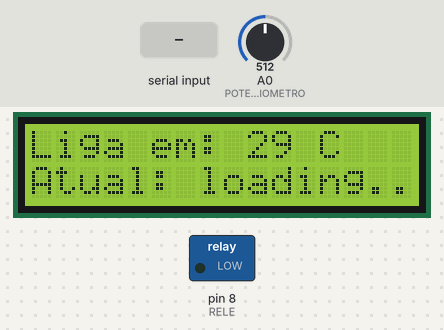
Simulated run of this sketch. Board: Arduino Uno, built with avr-gcc and run on an emulated ATmega328P. On the bench: 16×2 character LCD, switched loads named in the sketch (green lamp = pin HIGH). The inputs (shaded band) are chosen by the test bench; at power-on: A0 (POTENCIOMETRO) = 512. What the sketch prints to the serial monitor is not drawn.

Above: at 1.2 s.
1.3 s: "90,45\n" received over the second serial link
At 3.1 s:
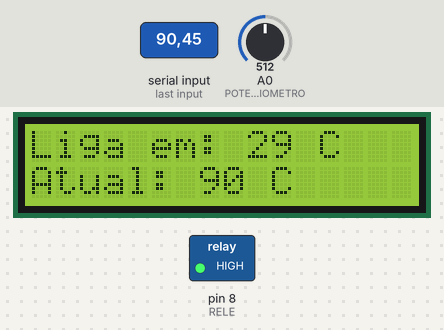
4.1 s: "5\n" received over the second serial link
At 5.6 s:
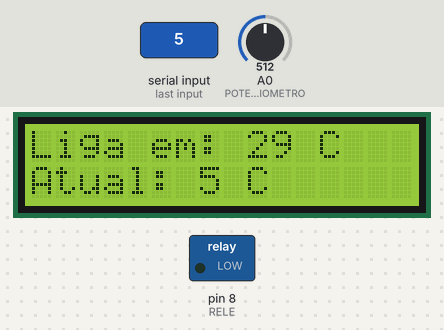
6.7 s: A0 (POTENCIOMETRO) set to 716
At 7.2 s:
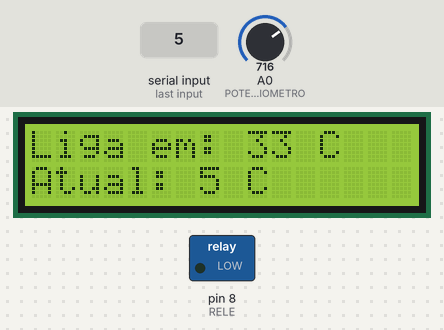
8.2 s: A0 (POTENCIOMETRO) set to 900
At 8.9 s:
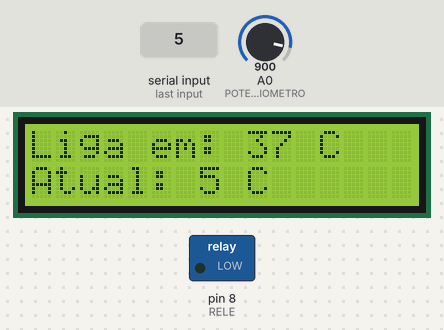
9.8 s: A0 (POTENCIOMETRO) set to 1023
At 10.5 s:
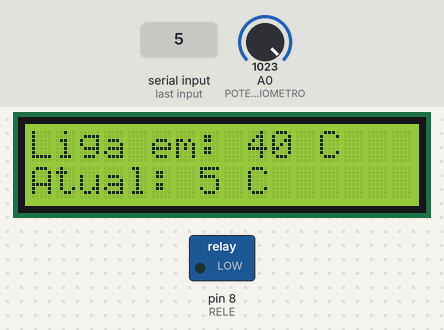
Timing chart, 0 to 12.4 s (numbered marks = the images above; inputs shaded):
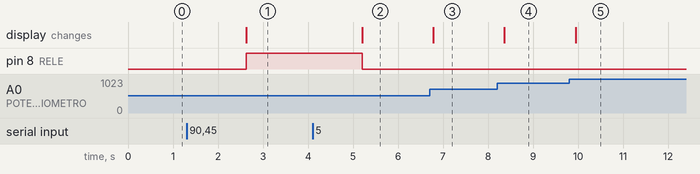

The sketch:

CodigoArduino.ino
```cpp
#include <LiquidCrystal_I2C.h>
#include <SoftwareSerial.h>


// INFORMAÇÕES DO DISPLAY
#define ENDERECO 0x27
#define COLS 16
#define ROWS 2

#define POTENCIOMETRO A0
#define RELE 8

LiquidCrystal_I2C lcd(ENDERECO, COLS, ROWS);
SoftwareSerial ESP_Serial(7, 6); //TX, RX

int tempAtivacao, tempAtivacaoOld, tempAtual, tempAtualOld;
bool tempAtualDefinida;


void atualizarDisplay();


void setup() {
  ESP_Serial.begin(9600);
  Serial.begin(9600);
  pinMode(RELE, OUTPUT);

  tempAtualDefinida = false;
  lcd.init();
  lcd.backlight();
  lcd.clear();

  lcd.setCursor(0, 0);
}


void loop() {
  // REGISTRANDO A TEMPERATURA DE ATIVAÇÃO ATRAVÉS DO POTENCIOMETRO
  tempAtivacaoOld = tempAtivacao;
  tempAtivacao = map(analogRead(POTENCIOMETRO), 0, 1023, 18, 40);


  // RECUPERANDO A TEMPERATURA ATUAL
  if (ESP_Serial.available() > 0) {
    tempAtualOld = tempAtual;
    tempAtual = ESP_Serial.readString().toInt();
    tempAtualDefinida = true;
  }

  // ATUALIZANDO O DISPLAY EM CASO DE NOVOS DADOS
  if ((tempAtivacao != tempAtivacaoOld) || (tempAtual != tempAtualOld)) {
    atualizarDisplay(tempAtivacao, tempAtual);
  }

  // CONTROLE DO RELE
  if ((tempAtualDefinida) && (tempAtual >= tempAtivacao)) {
    digitalWrite(RELE, HIGH);
  } else {
    digitalWrite(RELE, LOW);
  }

  delay(500);
}


void atualizarDisplay(int temperaturaAtivacao, int temperaturaAtual) {
  Serial.println("Display atualizado");
  lcd.clear();

  // EXIBINDO TEMEPERATURA DEFINIDA PELO POTENCIOMETRO
  lcd.setCursor(0, 0);
  lcd.print("Liga em: ");
  lcd.print(temperaturaAtivacao);
  lcd.print(" C");

  // EXIBINDO TEMPERATURA RECUPERADA PELA API
  lcd.setCursor(0, 1);
  lcd.print("Atual: ");
  if (tempAtualDefinida) {
    lcd.print(temperaturaAtual);
    lcd.print(" C");
  } else {
    lcd.print("loading...");
  }
}
```

Measured:
- after the input at 1.3 s, pin 8 (RELE): LOW → HIGH after 1.3 s; the display: changes after 1.3 s (image 1)
- after the input at 4.1 s, pin 8 (RELE): HIGH → LOW after 1.1 s; the display: changes after 1.1 s (image 2)
- after the input at 6.7 s, the display: changes after 0.09 s (image 3)
- after the input at 8.2 s, the display: changes after 0.17 s (image 4)
- after the input at 9.8 s, the display: changes after 0.15 s (image 5)
